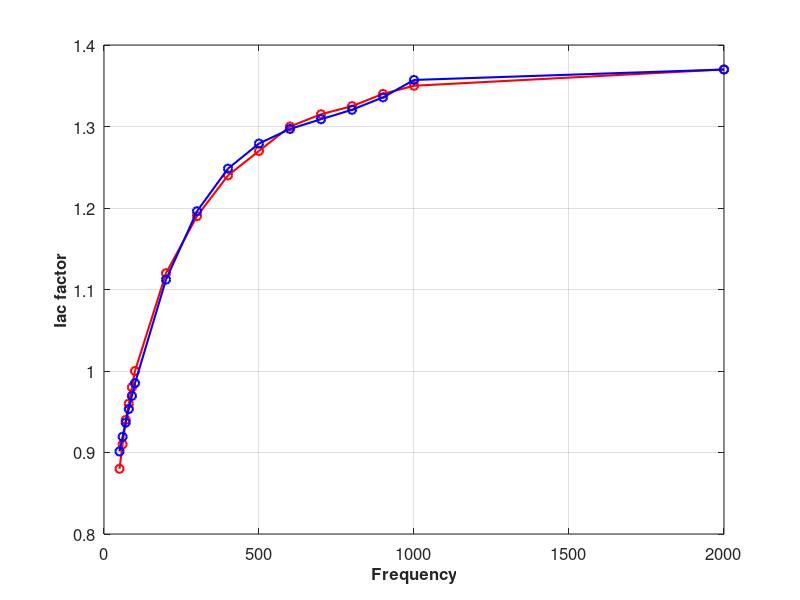
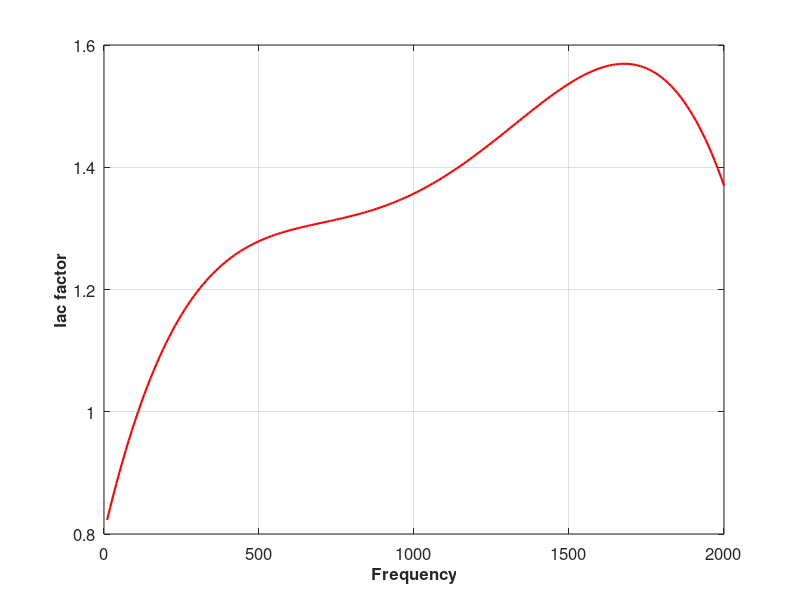
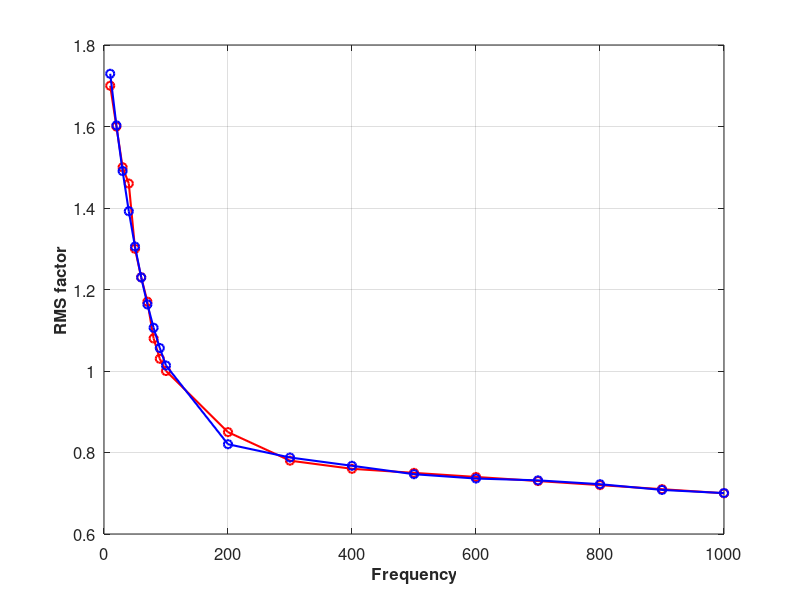

Write the MATLAB code that produced these figures, in order.
%% Capacitor Analytical RMS
M = 0.5;
cosphi = 0.9;

Vdc = 400; % Volts
Pout = M*2e3; % W
Sout = Pout/(cosphi); % VA
Vll_rms = Vdc*0.612*M; % Volts
Iline = Sout/(Vll_rms*sqrt(3)); % Amps

Icrms = Iline*sqrt(2*M*(sqrt(3)/(4*pi) + cosphi^2*(sqrt(3)/pi-9*M/16)));


%%
% 0.612 = sqrt(3/2)/2


%% Capacitor Selection
% Aluminium Electolytic

% Capacitance
% Rated voltage
% Iac_r (T,f)
% ESR (T,f)
% ESL
% Lifetime (T,Iac_r)
% Volume = D*L
% Rth_ca
% Weight


%%

% Inputs
M = 0.9;
cosphi = 0.8;
Vdc = 400; % V
Pout = 2e3; % W
Sout = Pout/(cosphi); % VA
Vll_rms = Vdc*0.612*M; % V
Iarms = Sout/(Vll_rms*sqrt(3)); % A
Iapeak = Iarms*sqrt(2); % A
efficiency = 0.99;
Tambient = 30; % C

% Constraints
perc_ripple_c = 3; % percent
volt_ripple_c = perc_ripple_c*0.01*Vdc; % V
temp_max = 80; % C
power_density_min = 100; % W/cm^3
height_max = 50; % mm
weight_max = 30; % g

% Select switching frequency
fsw = 1e3; % Hz

% Block 1 - RMS current
Icrms = Iarms*sqrt(2*M*(sqrt(3)/(4*pi) + cosphi^2*(sqrt(3)/pi-9*M/16)));

% Block 2 - Charging current
Idc = (3/(2*sqrt(2)))*M*Iarms*cosphi/efficiency;
Icharge = Iapeak - Idc;
%volt_ripple = Icharge*0.5*M/(fsw*C);
Cap = Icharge*0.5*M/(volt_ripple_c*fsw); % F
%Cap = ceil(C*1e4)*1e-4; % F

% Datasheet parameters (electrolytic)
% http://www.farnell.com/datasheets/1792285.pdf
Capacitance = 220e-6; % F
Diameter = 25; % mm
Length = 45; % mm
ESR_100_20 = 0.4; % Ohm
Iacmax_100_60 = 3.02; % A
Iacmax_100_85 = 2.32; % A
Rth = 20.19; % C/W
ESR_20 = ESR_100_20*0.7; % Ohm
ESR_80 = ESR_100_20*0.4; % Ohm
Iacmax_60 = Iacmax_100_60*1.37; % A
Iacmax_85 = Iacmax_100_85*1.37; % A
weight = 25; % g

Okey = zeros(1,5);

if Capacitance > Cap
    Okey(1) = 1;
end

Tcore = (Tambient+Icrms^2*Rth*0.32)/(1+Icrms^2*Rth*0.002); % C
ESR = 0.32-0.002*Tcore; % Ohm
Ploss = Icrms^2*ESR; % W
Iac_max = 4.7 - 0.028*Tcore; % A

if Iac_max > Icrms
    Okey(2) = 1;
end

if temp_max > Tcore
    Okey(3) = 1;
end

if height_max > Length
    Okey(4) = 1;
end

volume = pi*(Diameter/2)^2*Length*1e-3; % cm^3
power_density = Pout/volume; % W/cm^3

if power_density > power_density_min
    Okey(5) = 1;
end


%%
% Datasheet parameters (film)
% http://www.farnell.com/datasheets/1794158.pdf
series = 2;
parallel = 6;
Capacitance1 = 60e-6; % F
Capacitance = Capacitance*(parallel/series); % F


Diameter = 25; % mm
Length = 45; % mm
ESR_100_20 = 0.4; % Ohm
Iacmax_100_60 = 3.02; % A
Iacmax_100_85 = 2.32; % A
Rth = 20.19; % C/W
ESR_20 = ESR_100_20*0.7; % Ohm
ESR_80 = ESR_100_20*0.4; % Ohm
Iacmax_60 = Iacmax_100_60*1.37; % A
Iacmax_85 = Iacmax_100_85*1.37; % A
weight = 25; % g

Okey = zeros(1,5);

if Capacitance > Cap
    Okey(1) = 1;
end

Tcore = (Tambient+Icrms^2*Rth*0.32)/(1+Icrms^2*Rth*0.002); % C
ESR = 0.32-0.002*Tcore; % Ohm
Ploss = Icrms^2*ESR; % W
Iac_max = 4.7 - 0.028*Tcore; % A

if Iac_max > Icrms
    Okey(2) = 1;
end

if temp_max > Tcore
    Okey(3) = 1;
end

if height_max > Length
    Okey(4) = 1;
end

volume = pi*(Diameter/2)^2*Length*1e-3; % cm^3
power_density = Pout/volume; % W/cm^3

if power_density > power_density_min
    Okey(5) = 1;
end


%%
% Frequency factor of permissible ripple current Iac
freq1 = [50,60,70,80,90,100,200,300,400,500,600,700,800,900,1000,2000];
Iac_factor = [0.88,0.91,0.94,0.96,0.98,1,1.12,1.19,1.24,1.27,1.3,1.315,1.325,1.34,1.35,1.37];

num = numel(freq1);
N = 4;
P = polyfit(freq1,Iac_factor,N);
Iac_factor2 = zeros(1,num);

for k = 1:N+1
    Iac_factor2 = Iac_factor2+P(k)*freq1.^(N-k+1);
end

figure;
plot(freq1,Iac_factor,'ro-','Linewidth',1.5);
hold on;
plot(freq1,Iac_factor2,'bo-','Linewidth',1.5);
hold off;
grid on;
set(gca,'FontSize',12);
xlabel('Frequency','FontSize',12,'FontWeight','Bold')
ylabel('Iac factor','FontSize',12,'FontWeight','Bold')

%%
Iacc = 0;
frequency = 10:10:2000;
for k = 1:N+1
    Iacc = Iacc+P(k)*frequency.^(N-k+1);
end
figure;
plot(frequency,Iacc,'r -','Linewidth',1.5);
grid on;
set(gca,'FontSize',12);
xlabel('Frequency','FontSize',12,'FontWeight','Bold')
ylabel('Iac factor','FontSize',12,'FontWeight','Bold')

%%
% Frequency characteristics of ESR
freq11 = linspace(10,100,10);
freq22 = linspace(200,1000,9);
freq2 = zeros(1,19);
freq2(1:10) = freq11;
freq2(11:19) = freq22;
RMS_factor_20 = [1.7,1.6,1.5,1.46,1.3,1.23,1.17,1.08,1.03,1,0.85,0.78,0.76,0.75,0.74,0.73,0.72,0.71,0.7];

num = numel(freq2);
N = 7;
P = polyfit(freq2,RMS_factor_20,N);
RMS_factor2_20 = zeros(1,num);

for k = 1:N+1
    RMS_factor2_20 = RMS_factor2_20+P(k)*freq2.^(N-k+1);
end

figure;
plot(freq2,RMS_factor_20,'ro-','Linewidth',1.5);
hold on;
plot(freq2,RMS_factor2_20,'bo-','Linewidth',1.5);
hold off;
grid on;
set(gca,'FontSize',12);
xlabel('Frequency','FontSize',12,'FontWeight','Bold')
ylabel('RMS factor','FontSize',12,'FontWeight','Bold')

